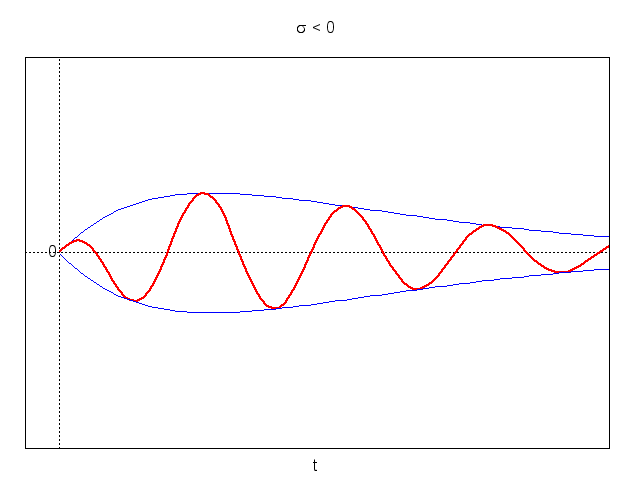

Source code (gnuplot):
set terminal png
set output 'poli_complessi2_1.png'
set encoding utf8
load 'config.plt'
#
set xlabel 't'
set xzeroaxis
set yzeroaxis
unset ytics
unset xtics
#
set title "{/Symbol s} < 0"
set label "0" at 0,0 right
#
a = 0.9
f(x) = 3*x*exp(-a*x)
#
plot [-.25:4][-4:4] x >= 0 ? f(x) : 1/0 notitle w l ls 2,\
	x >= 0 ? f(x)*cos(6*x) : 1/0 notitle w l ls 1,\
	x >= 0 ? -f(x) : 1/0 notitle w l ls 2
